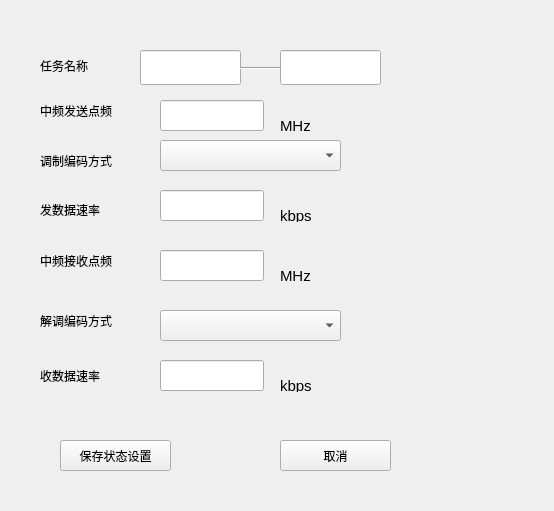
<?xml version="1.0" encoding="UTF-8"?>
<ui version="4.0">
 <class>Newstatewidget</class>
 <widget class="QWidget" name="Newstatewidget">
  <property name="geometry">
   <rect>
    <x>0</x>
    <y>0</y>
    <width>554</width>
    <height>511</height>
   </rect>
  </property>
  <property name="minimumSize">
   <size>
    <width>554</width>
    <height>511</height>
   </size>
  </property>
  <property name="maximumSize">
   <size>
    <width>554</width>
    <height>511</height>
   </size>
  </property>
  <property name="windowTitle">
   <string>Form</string>
  </property>
  <widget class="QLabel" name="label">
   <property name="geometry">
    <rect>
     <x>40</x>
     <y>50</y>
     <width>91</width>
     <height>31</height>
    </rect>
   </property>
   <property name="text">
    <string>任务名称</string>
   </property>
  </widget>
  <widget class="QLineEdit" name="lineEdit">
   <property name="geometry">
    <rect>
     <x>140</x>
     <y>50</y>
     <width>101</width>
     <height>35</height>
    </rect>
   </property>
  </widget>
  <widget class="QLineEdit" name="lineEdit_2">
   <property name="geometry">
    <rect>
     <x>280</x>
     <y>50</y>
     <width>101</width>
     <height>35</height>
    </rect>
   </property>
  </widget>
  <widget class="QLabel" name="label_2">
   <property name="geometry">
    <rect>
     <x>40</x>
     <y>100</y>
     <width>111</width>
     <height>21</height>
    </rect>
   </property>
   <property name="text">
    <string>中频发送点频</string>
   </property>
  </widget>
  <widget class="QLineEdit" name="lineEdit_3">
   <property name="geometry">
    <rect>
     <x>160</x>
     <y>100</y>
     <width>104</width>
     <height>31</height>
    </rect>
   </property>
  </widget>
  <widget class="QLabel" name="label_3">
   <property name="geometry">
    <rect>
     <x>40</x>
     <y>150</y>
     <width>111</width>
     <height>21</height>
    </rect>
   </property>
   <property name="text">
    <string>调制编码方式</string>
   </property>
  </widget>
  <widget class="QComboBox" name="comboBox">
   <property name="geometry">
    <rect>
     <x>160</x>
     <y>140</y>
     <width>181</width>
     <height>31</height>
    </rect>
   </property>
  </widget>
  <widget class="QLabel" name="label_4">
   <property name="geometry">
    <rect>
     <x>40</x>
     <y>200</y>
     <width>101</width>
     <height>20</height>
    </rect>
   </property>
   <property name="text">
    <string>发数据速率</string>
   </property>
  </widget>
  <widget class="QLineEdit" name="lineEdit_4">
   <property name="geometry">
    <rect>
     <x>160</x>
     <y>190</y>
     <width>104</width>
     <height>31</height>
    </rect>
   </property>
  </widget>
  <widget class="QLabel" name="label_5">
   <property name="geometry">
    <rect>
     <x>40</x>
     <y>250</y>
     <width>121</width>
     <height>21</height>
    </rect>
   </property>
   <property name="text">
    <string>中频接收点频</string>
   </property>
  </widget>
  <widget class="QLineEdit" name="lineEdit_5">
   <property name="geometry">
    <rect>
     <x>160</x>
     <y>250</y>
     <width>104</width>
     <height>31</height>
    </rect>
   </property>
  </widget>
  <widget class="QLabel" name="label_6">
   <property name="geometry">
    <rect>
     <x>40</x>
     <y>310</y>
     <width>121</width>
     <height>21</height>
    </rect>
   </property>
   <property name="text">
    <string>解调编码方式</string>
   </property>
  </widget>
  <widget class="QComboBox" name="comboBox_2">
   <property name="geometry">
    <rect>
     <x>160</x>
     <y>310</y>
     <width>181</width>
     <height>31</height>
    </rect>
   </property>
  </widget>
  <widget class="QLabel" name="label_7">
   <property name="geometry">
    <rect>
     <x>40</x>
     <y>360</y>
     <width>91</width>
     <height>31</height>
    </rect>
   </property>
   <property name="text">
    <string>收数据速率</string>
   </property>
  </widget>
  <widget class="QLineEdit" name="lineEdit_6">
   <property name="geometry">
    <rect>
     <x>160</x>
     <y>360</y>
     <width>104</width>
     <height>31</height>
    </rect>
   </property>
  </widget>
  <widget class="Line" name="line">
   <property name="geometry">
    <rect>
     <x>240</x>
     <y>60</y>
     <width>41</width>
     <height>16</height>
    </rect>
   </property>
   <property name="orientation">
    <enum>Qt::Horizontal</enum>
   </property>
  </widget>
  <widget class="QLabel" name="label_8">
   <property name="geometry">
    <rect>
     <x>280</x>
     <y>120</y>
     <width>54</width>
     <height>12</height>
    </rect>
   </property>
   <property name="font">
    <font>
     <pointsize>11</pointsize>
    </font>
   </property>
   <property name="text">
    <string>MHz</string>
   </property>
  </widget>
  <widget class="QLabel" name="label_9">
   <property name="geometry">
    <rect>
     <x>280</x>
     <y>210</y>
     <width>54</width>
     <height>12</height>
    </rect>
   </property>
   <property name="font">
    <font>
     <pointsize>11</pointsize>
    </font>
   </property>
   <property name="text">
    <string>kbps</string>
   </property>
  </widget>
  <widget class="QLabel" name="label_10">
   <property name="geometry">
    <rect>
     <x>280</x>
     <y>270</y>
     <width>54</width>
     <height>12</height>
    </rect>
   </property>
   <property name="font">
    <font>
     <pointsize>11</pointsize>
    </font>
   </property>
   <property name="text">
    <string>MHz</string>
   </property>
  </widget>
  <widget class="QLabel" name="label_11">
   <property name="geometry">
    <rect>
     <x>280</x>
     <y>380</y>
     <width>54</width>
     <height>12</height>
    </rect>
   </property>
   <property name="font">
    <font>
     <pointsize>11</pointsize>
    </font>
   </property>
   <property name="text">
    <string>kbps</string>
   </property>
  </widget>
  <widget class="QPushButton" name="pushButton">
   <property name="geometry">
    <rect>
     <x>60</x>
     <y>440</y>
     <width>111</width>
     <height>31</height>
    </rect>
   </property>
   <property name="text">
    <string>保存状态设置</string>
   </property>
  </widget>
  <widget class="QPushButton" name="pushButton_2">
   <property name="geometry">
    <rect>
     <x>280</x>
     <y>440</y>
     <width>111</width>
     <height>31</height>
    </rect>
   </property>
   <property name="text">
    <string>取消</string>
   </property>
  </widget>
 </widget>
 <resources/>
 <connections/>
</ui>
